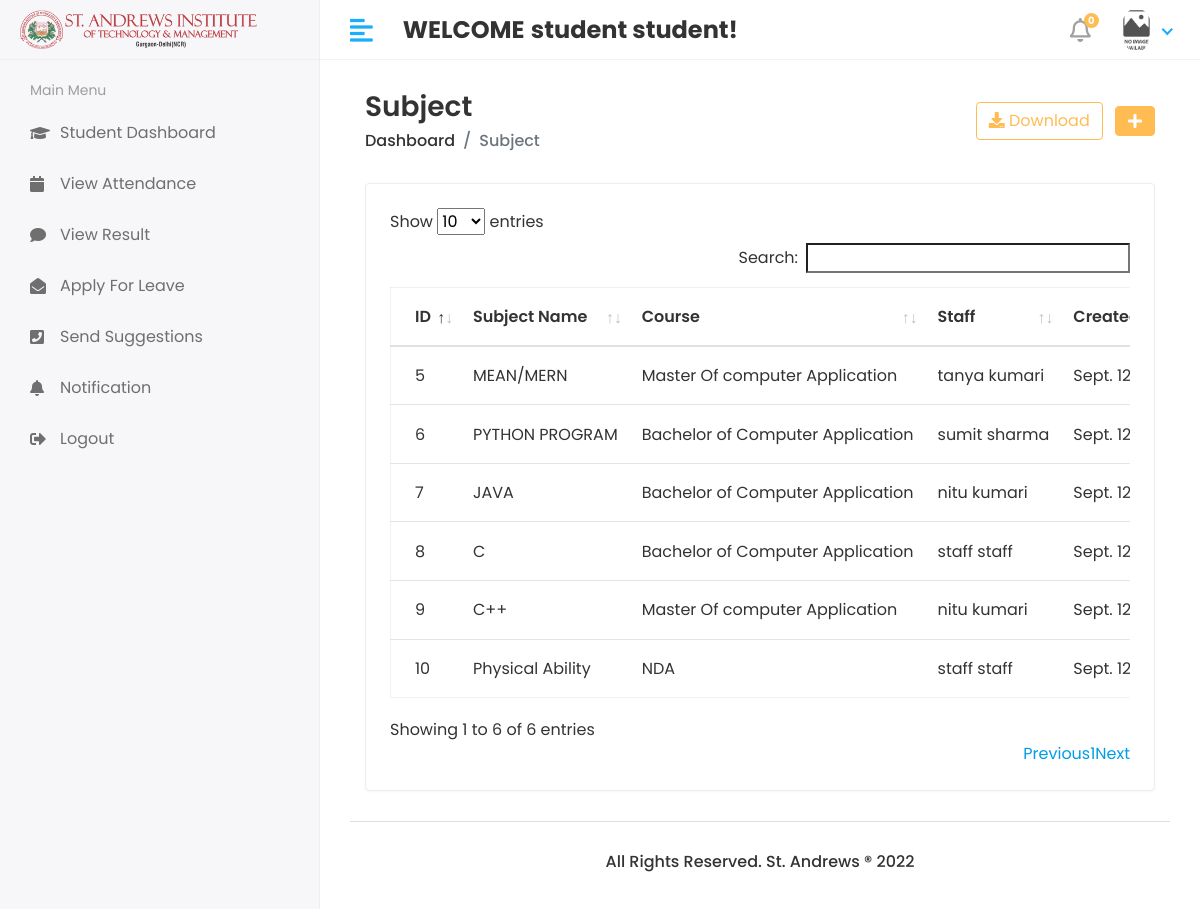
Page /hod/subject/view (signed in) on the committed database.
### work/models.py (models this page shows, shortened)
class CustomUser(AbstractUser):
    USER = (
        (1, 'HOD'),
        (2, 'STAFF'),
        (3, 'STUDENT'),
    )
    user_type = models.CharField(choices=USER, max_length=50, default=1)
    profile_pic = models.ImageField(upload_to='media/profile_pic')

class Subject(models.Model):
    name = models.CharField(max_length=100)
    course = models.ForeignKey(Course, on_delete=models.CASCADE)
    staff = models.ForeignKey(Staff, on_delete=models.CASCADE)
    created_at = models.DateTimeField(auto_now=True)
    updated_at = models.DateTimeField(auto_now=True)

class Course(models.Model):
    name = models.CharField(max_length=100)
    created_at = models.DateTimeField(auto_now_add=True)
    updated_at = models.DateTimeField(auto_now=True)
    def __str__(self):
        return self.name

class Staff(models.Model):
    admin = models.OneToOneField(CustomUser, on_delete=models.CASCADE)
    address = models.TextField()
    gender = models.CharField(max_length=100)
    created_at = models.DateTimeField(auto_now_add=True)
    updated_at = models.DateTimeField(auto_now=True)

### student_management_system/hod_views.py (the view)
# urls.py: path('hod/subject/view',hod_views.VIEW_SUBJECT,name='view subject'),
@login_required(login_url='/')
def VIEW_SUBJECT(request):
    subject = Subject.objects.all()
    context = {
        'subject': subject,
    }
    return render(request, 'hod/view subject.html', context)

### template/hod/view subject.html (shortened to what this page needs)
{% extends 'base.html' %}
{% block content%}
    <div class="content container-fluid">
               <div class="page-header">
                  <div class="row align-items-center">
                     <div class="col">
                        <h3 class="page-title">Subject</h3>
                        <ul class="breadcrumb">
                           <li class="breadcrumb-item"><a href="{% url 'hod_home' %}">Dashboard</a></li>
                           <li class="breadcrumb-item active">Subject</li>
                        </ul>
                     </div>
                     <div class="col-auto text-right float-right ml-auto">
                        <a href="#" class="btn btn-outline-primary mr-2"><i class="fas fa-download"></i> Download</a>
                        <a href="add-student.html" class="btn btn-primary"><i class="fas fa-plus"></i></a>
                     </div>
                  </div>
               </div>
               <div class="row">
                  <div class="col-sm-12">
                     <div class="card card-table">
                        <div class="card-body">
                           <div class="table-responsive">
                              <table id="table_id" class="table table-hover table-center mb-0 ">
                                 <thead>
                                    <tr>
                                       <th>ID</th>
                                       <th>Subject Name</th>
                                       <th>Course</th>
                                       <th>Staff</th>
                                       <th>Created At</th>
                                    </tr>
                                 </thead>
                                 <tbody>
                                 {% for i in subject %}
                                    <tr>
                                       <td>{{i.id}}</td>
                                       <td>{{i.name}}</td>
                                       <td>{{i.course}}</td>
                                       <td>{{i.staff.admin.first_name}}&nbsp;{{i.staff.admin.last_name}}</td>
                                       <td>{{i.created_at}}</td>
                                    </tr>
                                 {% endfor  %}
                                 </tbody>
                              </table>
                           </div>
                        </div>
                     </div>
                  </div>
               </div>
            </div>
{% endblock %}

### template/include/header.html (shortened to what this page needs)
{% load static %}
 <div class="header">
            <div class="header-left">
               <a href="index.html" class="logo">
               <img src="{% static 'assets/img/saitm.png' %}" alt="Logo">
               </a>
            </div>
            <a href="javascript:void(0);" id="toggle_btn">
            <i class="fas fa-align-left"></i>
            </a>
            <div class="top-nav-search mt-3">
               <h4><strong>WELCOME</strong> <b><span>{{user.first_name}} {{user.last_name}}!</span></b> </h4>
            </div>
            <ul class="nav user-menu">
               <li class="nav-item dropdown noti-dropdown">
                  <a href="#" class="dropdown-toggle nav-link" data-toggle="dropdown">
                  <i class="far fa-bell"></i> <span class="badge badge-pill">0</span>
                  </a>
               </li>
               <li class="nav-item dropdown has-arrow">
                  <a href="#" class="dropdown-toggle nav-link" data-toggle="dropdown">
                  {% if user.profile_pic == "" %}
                  <span class="user-img"><img class="rounded-circle" src="{% static 'assets/img/no_image.jpg' %}" width="31" alt="User"></span>
                  {% else %}
                  <span class="user-img"><img class="rounded-circle" src="/{{user.profile_pic}}" width="31" alt="User"></span>
                  {% endif %}
                  </a>
               </li>
            </ul>
         </div>

### static/assets/css/style.css (style rules this page uses)
html { height: 100%; }
body { background-color: #fff; color: #333; font-family: 'Poppins', sans-serif; font-size: 1rem; height: 100%; line-height: 1.5; overflow-x: hidden; }
h1, h2, h3, h4, h5, h6 { font-family: 'Poppins', sans-serif; margin-top: 0; }
a { color: #009ce7; }
input, button, a { transition: all 0.4s ease; -moz-transition: all 0.4s ease; -o-transition: all 0.4s ease; -ms-transition: all 0.4s ease; -webkit-transition: all 0.4s ease; }
ul, ol { padding: 0px; list-style: none; }
.table { color: #333; max-width: 100%; margin-bottom: 0; width: 100%; }
.table.dataTable { border-collapse: collapse !important; border: 1px solid rgba(0, 0, 0, 0.05); }
.table thead tr th { font-weight: 600; }
.table tbody tr { border-bottom: 1px solid rgba(0, 0, 0, 0.05); }
.table.table-center td, .table.table-center th { vertical-align: middle; }
.card-table .card-body .table > thead > tr > th { border-top: 0; }
.card-table .card-body .table tr td:first-child, .card-table .card-body .table tr th:first-child { padding-left: 1.5rem; }
.card-table .table td, .card-table .table th { border-top: 1px solid #e2e5e8; padding: 1rem 0.75rem; white-space: nowrap; }
.btn-primary { background-color: #FFBC53; border: 1px solid #FFBC53; }
.btn-outline-primary { color: #FFBC53; border-color: #FFBC53; }
.card { border: 1px solid #ececf5; box-shadow: 0 1px 3px 0 rgba(0, 0, 0, 0.03); margin-bottom: 1.875rem; }
.card-body { padding: 1.5rem; }
.header { background-color: #fff; border-bottom: 1px solid #f3f3f4; left: 0; position: fixed; right: 0; top: 0; z-index: 1001; height: 60px; }
.header .header-left { float: left; height: 60px; padding: 0 20px; position: relative; width: 320px; z-index: 1; transition: all 0.2s ease-in-out; background-color: #f7f7fa; border-bottom: 1px solid #efefef; border-right: 1px solid #ececf5; display: flex; align-items: center; }
.header .header-left .logo { display: inline-block; line-height: 60px; }
.header .header-left .logo img { max-height: 40px; width: auto; }
.header .dropdown-toggle:after { display: none; }
.header .has-arrow .dropdown-toggle:after { border-top: 0; border-left: 0; border-bottom: 2px solid #18aefa; border-right: 2px solid #18aefa; content: ''; height: 8px; display: inline-block; pointer-events: none; -webkit-transform-origin: 66% 66%; -ms-transform-origin: 66% 66%; transform-origin: 66% 66%; -webkit-transform: rotate(45deg); -ms-transform: rotate(45deg); transform: rotate(45deg); -webkit-transition: all 0.15s ease-in-out; transition: all 0.15s ease-in-out; width: 8px; vertical-align: 0px; }
.user-menu { float: right; margin: 0; position: relative; z-index: 99; padding-right: 15px; }
.user-menu.nav > li > a { color: #a0a0a0; font-size: 14px; line-height: 58px; padding: 0 15px; height: 60px; }
.user-img { margin-right: 3px; position: relative; }
.top-nav-search { float: left; margin-left: 15px; }
.page-header { margin-bottom: 1.875rem; }
.page-header .breadcrumb { background-color: transparent; color: #6c757d; font-size: 1rem; font-weight: 500; margin-bottom: 0; padding: 0; }
.page-header .breadcrumb a { color: #333; }
.page-title { font-size: 28px; font-weight: 600; color: #333; margin-bottom: 5px; }
.user-menu.nav > li > a .badge { background-color: #FFBC53; display: block; font-size: 10px; font-weight: bold; height: 15px; width: 15px; position: absolute; right: 7px; top: 13px; color: #fff; padding: 3px; }
.user-menu.nav > li > a > i { font-size: 1.5rem; line-height: 60px; }
@media (min-width: 992px) { #toggle_btn { align-items: center; color: #18aefa; display: inline-flex; float: left; font-size: 26px; height: 60px; justify-content: center; margin-left: 15px; padding: 0 15px; } }

### rows in the picture
CustomUser: first_name "student", last_name "student", profile_pic (placeholder picture)
Subject: id "5", name "MEAN/MERN", course "Master Of computer Application", staff.admin.first_name "tanya", staff.admin.last_name "kumari", created_at "Sept.…"
Subject: id "6", name "PYTHON PROGRAM", course "Bachelor of Computer Application", staff.admin.first_name "sumit", staff.admin.last_name "sharma", created_at "Sept.…"
Subject: id "7", name "JAVA", course "Bachelor of Computer Application", staff.admin.first_name "nitu", staff.admin.last_name "kumari", created_at "Sept.…"
Subject: id "8", name "C", course "Bachelor of Computer Application", staff.admin.first_name "staff", staff.admin.last_name "staff", created_at "Sept.…"
Subject: id "9", name "C++", course "Master Of computer Application", staff.admin.first_name "nitu", staff.admin.last_name "kumari", created_at "Sept.…"
Subject: id "10", name "Physical Ability", course "NDA", staff.admin.first_name "staff", staff.admin.last_name "staff", created_at "Sept.…"
